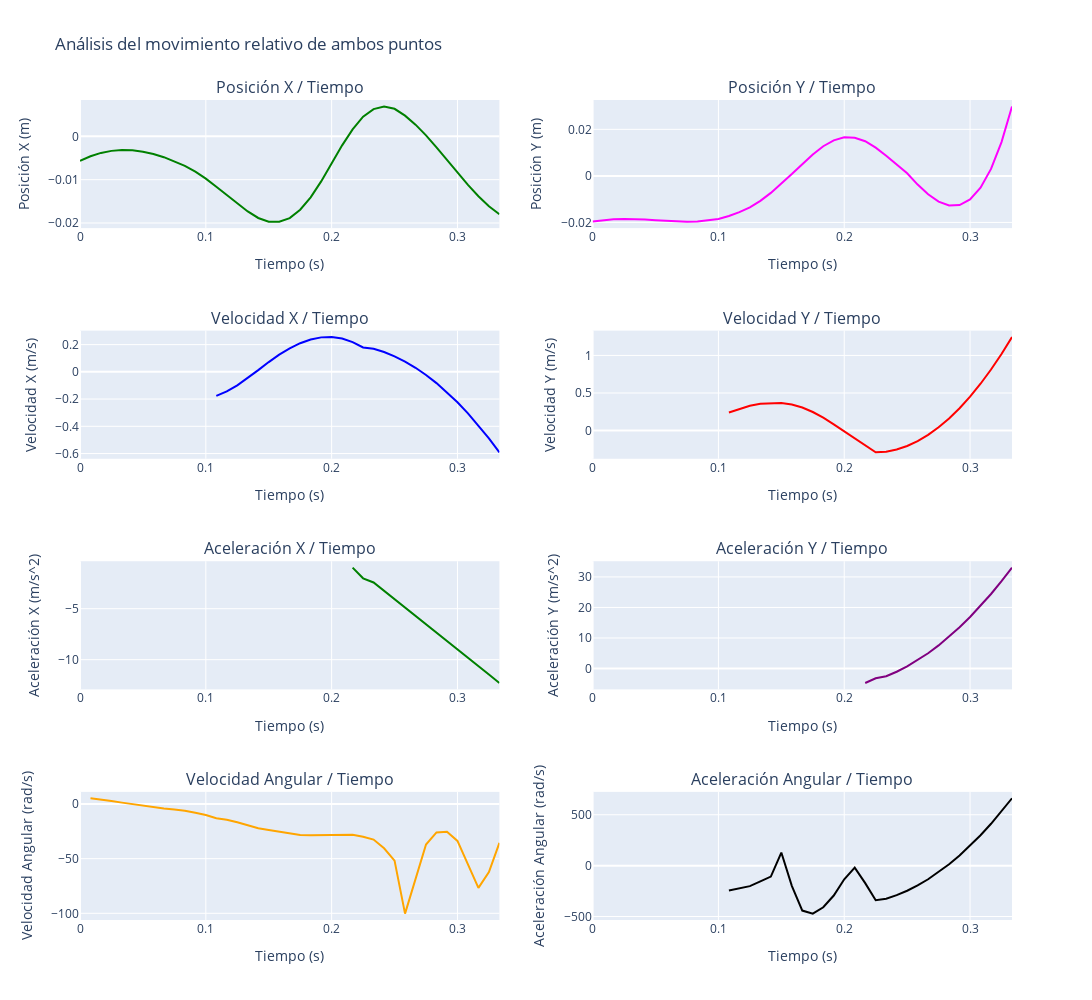

Notebook code for this chart:
### Code cell
# Elegir dataframe a graficar
dfG = dfRelativoBordeCentro
dfG_speed = dfRelativoBordeCentro_speed
dfG_acceleration = dfRelativoBordeCentro_acceleration

# Crear figura y ejes
# 3 filas, 2 columnas
fig = make_subplots(rows=4, cols=2, subplot_titles=("Posición X / Tiempo", "Posición Y / Tiempo",
                                                    "Velocidad X / Tiempo", "Velocidad Y / Tiempo",
                                                    "Aceleración X / Tiempo", "Aceleración Y / Tiempo",
                                                    "Velocidad Angular / Tiempo", "Aceleración Angular / Tiempo"))

# Grafica la posición X en funcion del tiempo
fig.update_yaxes(title_text="Posición X (m)", row=1, col=1)
fig.update_xaxes(title_text="Tiempo (s)", row=1, col=1)
fig.add_trace(go.Scatter(x=dfG['Time (sec)'], y=dfG['Relative_Position_X'], mode='lines', marker=dict(color='green')), row=1, col=1)

# Grafica la posición Y / tiempo
fig.update_yaxes(title_text="Posición Y (m)", row=1, col=2)
fig.update_xaxes(title_text="Tiempo (s)", row=1, col=2)
fig.add_trace(go.Scatter(x=dfG['Time (sec)'], y=dfG['Relative_Position_Y'], mode='lines', marker=dict(color='magenta')), row=1, col=2)

# Grafica la velocidad X / tiempo
fig.update_yaxes(title_text="Velocidad X (m/s)", row=2, col=1)
fig.update_xaxes(title_text="Tiempo (s)", row=2, col=1)
fig.add_trace(go.Scatter(x=dfG_speed['Time (sec)'], y=dfG_speed['Relative_Speed_X'], mode='lines', marker=dict(color='blue')), row=2, col=1)

# Grafica la velocidad Y / tiempo
fig.update_yaxes(title_text="Velocidad Y (m/s)", row=2, col=2)
fig.update_xaxes(title_text="Tiempo (s)", row=2, col=2)
fig.add_trace(go.Scatter(x=dfG_speed['Time (sec)'], y=dfG_speed['Relative_Speed_Y'], mode='lines', marker=dict(color='red')), row=2, col=2)

# Grafica la aceleración X / tiempo
fig.update_yaxes(title_text="Aceleración X (m/s^2)", row=3, col=1)
fig.update_xaxes(title_text="Tiempo (s)", row=3, col=1)
fig.add_trace(go.Scatter(x=dfG_acceleration['Time (sec)'], y=dfG_acceleration['Relative_Acceleration_X'], mode='lines', marker=dict(color='green')), row=3, col=1)

# Grafica la aceleración Y / tiempo
fig.update_yaxes(title_text="Aceleración Y (m/s^2)", row=3, col=2)
fig.update_xaxes(title_text="Tiempo (s)", row=3, col=2)
fig.add_trace(go.Scatter(x=dfG_acceleration['Time (sec)'], y=dfG_acceleration['Relative_Acceleration_Y'], mode='lines', marker=dict(color='purple')), row=3, col=2)

# Grafica la velocidad angular
fig.update_yaxes(title_text="Velocidad Angular (rad/s)", row=4, col=1)
fig.update_xaxes(title_text="Tiempo (s)", row=4, col=1)
fig.add_trace(go.Scatter(x=dfG['Time (sec)'], y=dfG['Relative_Angular_Velocity'], mode='lines', marker=dict(color='orange')), row=4, col=1)

#Grafica la aceleración angular
fig.update_yaxes(title_text="Aceleración Angular (rad/s)", row=4, col=2)
fig.update_xaxes(title_text="Tiempo (s)", row=4, col=2)
fig.add_trace(go.Scatter(x=dfG['Time (sec)'], y=dfG['Relative_Angular_Acceleration'], mode='lines', marker=dict(color='black')), row=4, col=2)

# Actualizar los títulos y ajustar el diseño
fig.update_layout(height=1000, width=1200, title_text="Análisis del movimiento relativo de ambos puntos", showlegend=False)

# Mostrar los gráficos
fig.show() # Si hay error acá, revisar el renderer

### Figure 1 — Plotly figure (JSON) as saved in the notebook; plotly's stock layout.template omitted (floating-point values rounded to 4 significant figures)
{"data": [{"marker": {"color": "green"}, "mode": "lines", "type": "scatter", "x": [0, 0.008333, 0.01667, 0.025, 0.03333, 0.04167, 0.05, 0.05833, 0.06667, 0.075, 0.08333, 0.09167, 0.1, 0.1083, 0.1167, 0.125, 0.1333, 0.1417, 0.15, 0.1583, 0.1667, 0.175, 0.1833, 0.1917, 0.2, 0.2083, 0.2167, 0.225, 0.2333, 0.2417, 0.25, 0.2583, 0.2667, 0.275, 0.2833, 0.2917, 0.3, 0.3083, 0.3167, 0.325, 0.3333], "xaxis": "x", "y": [-0.005671, -0.004586, -0.003818, -0.003347, -0.003156, -0.003224, -0.003534, -0.004067, -0.004804, -0.005728, -0.006818, -0.008155, -0.00975, -0.01165, -0.0135, -0.01547, -0.01733, -0.01884, -0.01969, -0.01971, -0.01887, -0.01693, -0.01409, -0.01039, -0.006282, -0.002079, 0.001612, 0.004539, 0.0063, 0.006919, 0.006366, 0.004791, 0.002703, 0.0002234, -0.002528, -0.005431, -0.008364, -0.01121, -0.01384, -0.01614, -0.01798], "yaxis": "y"}, {"marker": {"color": "magenta"}, "mode": "lines", "type": "scatter", "x": [0, 0.008333, 0.01667, 0.025, 0.03333, 0.04167, 0.05, 0.05833, 0.06667, 0.075, 0.08333, 0.09167, 0.1, 0.1083, 0.1167, 0.125, 0.1333, 0.1417, 0.15, 0.1583, 0.1667, 0.175, 0.1833, 0.1917, 0.2, 0.2083, 0.2167, 0.225, 0.2333, 0.2417, 0.25, 0.2583, 0.2667, 0.275, 0.2833, 0.2917, 0.3, 0.3083, 0.3167, 0.325, 0.3333], "xaxis": "x2", "y": [-0.01964, -0.01897, -0.0186, -0.01849, -0.01857, -0.01877, -0.01905, -0.01934, -0.01957, -0.01969, -0.01964, -0.01922, -0.01849, -0.01723, -0.01557, -0.01349, -0.01075, -0.007311, -0.003429, 0.0007744, 0.005033, 0.009195, 0.01276, 0.01529, 0.01661, 0.01639, 0.0149, 0.01215, 0.008669, 0.004781, 0.001111, -0.003739, -0.007926, -0.01106, -0.01273, -0.01256, -0.01014, -0.005084, 0.003005, 0.01452, 0.02987], "yaxis": "y2"}, {"marker": {"color": "blue"}, "mode": "lines", "type": "scatter", "x": [0, 0.008333, 0.01667, 0.025, 0.03333, 0.04167, 0.05, 0.05833, 0.06667, 0.075, 0.08333, 0.09167, 0.1, 0.1083, 0.1167, 0.125, 0.1333, 0.1417, 0.15, 0.1583, 0.1667, 0.175, 0.1833, 0.1917, 0.2, 0.2083, 0.2167, 0.225, 0.2333, 0.2417, 0.25, 0.2583, 0.2667, 0.275, 0.2833, 0.2917, 0.3, 0.3083, 0.3167, 0.325, 0.3333], "xaxis": "x3", "y": [null, null, null, null, null, null, null, null, null, null, null, null, null, -0.1761, -0.1442, -0.0995, -0.04608, 0.01248, 0.07174, 0.1258, 0.1726, 0.2102, 0.2374, 0.253, 0.2555, 0.2442, 0.2179, 0.1791, 0.1696, 0.1453, 0.1139, 0.07539, 0.02976, -0.02298, -0.08282, -0.1498, -0.2238, -0.305, -0.3932, -0.4886, -0.5911], "yaxis": "y3"}, {"marker": {"color": "red"}, "mode": "lines", "type": "scatter", "x": [0, 0.008333, 0.01667, 0.025, 0.03333, 0.04167, 0.05, 0.05833, 0.06667, 0.075, 0.08333, 0.09167, 0.1, 0.1083, 0.1167, 0.125, 0.1333, 0.1417, 0.15, 0.1583, 0.1667, 0.175, 0.1833, 0.1917, 0.2, 0.2083, 0.2167, 0.225, 0.2333, 0.2417, 0.25, 0.2583, 0.2667, 0.275, 0.2833, 0.2917, 0.3, 0.3083, 0.3167, 0.325, 0.3333], "xaxis": "x4", "y": [null, null, null, null, null, null, null, null, null, null, null, null, null, 0.2395, 0.2903, 0.3308, 0.3575, 0.3665, 0.367, 0.3465, 0.3056, 0.2461, 0.1705, 0.08222, -0.01329, -0.1117, -0.2061, -0.2911, -0.283, -0.2536, -0.2063, -0.1413, -0.05845, 0.0422, 0.1607, 0.2969, 0.451, 0.6229, 0.8125, 1.02, 1.245], "yaxis": "y4"}, {"marker": {"color": "green"}, "mode": "lines", "type": "scatter", "x": [0, 0.008333, 0.01667, 0.025, 0.03333, 0.04167, 0.05, 0.05833, 0.06667, 0.075, 0.08333, 0.09167, 0.1, 0.1083, 0.1167, 0.125, 0.1333, 0.1417, 0.15, 0.1583, 0.1667, 0.175, 0.1833, 0.1917, 0.2, 0.2083, 0.2167, 0.225, 0.2333, 0.2417, 0.25, 0.2583, 0.2667, 0.275, 0.2833, 0.2917, 0.3, 0.3083, 0.3167, 0.325, 0.3333], "xaxis": "x5", "y": [null, null, null, null, null, null, null, null, null, null, null, null, null, null, null, null, null, null, null, null, null, null, null, null, null, null, -0.9734, -2.019, -2.426, -3.239, -4.054, -4.87, -5.688, -6.507, -7.328, -8.151, -8.975, -9.8, -10.63, -11.46, -12.29], "yaxis": "y5"}, {"marker": {"color": "purple"}, "mode": "lines", "type": "scatter", "x": [0, 0.008333, 0.01667, 0.025, 0.03333, 0.04167, 0.05, 0.05833, 0.06667, 0.075, 0.08333, 0.09167, 0.1, 0.1083, 0.1167, 0.125, 0.1333, 0.1417, 0.15, 0.1583, 0.1667, 0.175, 0.1833, 0.1917, 0.2, 0.2083, 0.2167, 0.225, 0.2333, 0.2417, 0.25, 0.2583, 0.2667, 0.275, 0.2833, 0.2917, 0.3, 0.3083, 0.3167, 0.325, 0.3333], "xaxis": "x6", "y": [null, null, null, null, null, null, null, null, null, null, null, null, null, null, null, null, null, null, null, null, null, null, null, null, null, null, -4.716, -3.168, -2.528, -1.045, 0.7061, 2.727, 5.017, 7.577, 10.41, 13.5, 16.87, 20.51, 24.41, 28.59, 33.04], "yaxis": "y6"}, {"marker": {"color": "orange"}, "mode": "lines", "type": "scatter", "x": [0, 0.008333, 0.01667, 0.025, 0.03333, 0.04167, 0.05, 0.05833, 0.06667, 0.075, 0.08333, 0.09167, 0.1, 0.1083, 0.1167, 0.125, 0.1333, 0.1417, 0.15, 0.1583, 0.1667, 0.175, 0.1833, 0.1917, 0.2, 0.2083, 0.2167, 0.225, 0.2333, 0.2417, 0.25, 0.2583, 0.2667, 0.275, 0.2833, 0.2917, 0.3, 0.3083, 0.3167, 0.325, 0.3333], "xaxis": "x7", "y": [null, 5.259, 4.18, 2.801, 1.291, -0.2057, -1.602, -2.867, -4.012, -5.079, -6.129, -8.065, -10.08, -13.08, -14.39, -16.72, -19.45, -22.2, -23.72, -25.41, -26.56, -28.42, -28.57, -28.58, -28.26, -28.25, -28.08, -29.97, -32.52, -40.53, -51.82, -100.3, -69.52, -37.02, -25.95, -25.46, -33.78, -54.62, -76.77, -62.28, -35.52], "yaxis": "y7"}, {"marker": {"color": "black"}, "mode": "lines", "type": "scatter", "x": [0, 0.008333, 0.01667, 0.025, 0.03333, 0.04167, 0.05, 0.05833, 0.06667, 0.075, 0.08333, 0.09167, 0.1, 0.1083, 0.1167, 0.125, 0.1333, 0.1417, 0.15, 0.1583, 0.1667, 0.175, 0.1833, 0.1917, 0.2, 0.2083, 0.2167, 0.225, 0.2333, 0.2417, 0.25, 0.2583, 0.2667, 0.275, 0.2833, 0.2917, 0.3, 0.3083, 0.3167, 0.325, 0.3333], "xaxis": "x8", "y": [null, null, null, null, null, null, null, null, null, null, null, null, null, -244.3, -221.3, -201.3, -155.0, -107.3, 128.4, -198.5, -441.8, -471.4, -409.2, -294.0, -134.4, -19.42, -172.2, -339.5, -325.3, -290.3, -246.8, -194.7, -133.9, -64.58, 13.37, 99.92, 195.1, 298.8, 411.2, 532.2, 661.8], "yaxis": "y8"}], "layout": {"annotations": [{"font": {"size": 16}, "showarrow": false, "text": "Posición X / Tiempo", "x": 0.225, "xanchor": "center", "xref": "paper", "y": 1, "yanchor": "bottom", "yref": "paper"}, {"font": {"size": 16}, "showarrow": false, "text": "Posición Y / Tiempo", "x": 0.775, "xanchor": "center", "xref": "paper", "y": 1, "yanchor": "bottom", "yref": "paper"}, {"font": {"size": 16}, "showarrow": false, "text": "Velocidad X / Tiempo", "x": 0.225, "xanchor": "center", "xref": "paper", "y": 0.7188, "yanchor": "bottom", "yref": "paper"}, {"font": {"size": 16}, "showarrow": false, "text": "Velocidad Y / Tiempo", "x": 0.775, "xanchor": "center", "xref": "paper", "y": 0.7188, "yanchor": "bottom", "yref": "paper"}, {"font": {"size": 16}, "showarrow": false, "text": "Aceleración X / Tiempo", "x": 0.225, "xanchor": "center", "xref": "paper", "y": 0.4375, "yanchor": "bottom", "yref": "paper"}, {"font": {"size": 16}, "showarrow": false, "text": "Aceleración Y / Tiempo", "x": 0.775, "xanchor": "center", "xref": "paper", "y": 0.4375, "yanchor": "bottom", "yref": "paper"}, {"font": {"size": 16}, "showarrow": false, "text": "Velocidad Angular / Tiempo", "x": 0.225, "xanchor": "center", "xref": "paper", "y": 0.1562, "yanchor": "bottom", "yref": "paper"}, {"font": {"size": 16}, "showarrow": false, "text": "Aceleración Angular / Tiempo", "x": 0.775, "xanchor": "center", "xref": "paper", "y": 0.1562, "yanchor": "bottom", "yref": "paper"}], "height": 1000, "showlegend": false, "title": {"text": "Análisis del movimiento relativo de ambos puntos"}, "width": 1200, "xaxis": {"anchor": "y", "domain": [0, 0.45], "title": {"text": "Tiempo (s)"}}, "xaxis2": {"anchor": "y2", "domain": [0.55, 1], "title": {"text": "Tiempo (s)"}}, "xaxis3": {"anchor": "y3", "domain": [0, 0.45], "title": {"text": "Tiempo (s)"}}, "xaxis4": {"anchor": "y4", "domain": [0.55, 1], "title": {"text": "Tiempo (s)"}}, "xaxis5": {"anchor": "y5", "domain": [0, 0.45], "title": {"text": "Tiempo (s)"}}, "xaxis6": {"anchor": "y6", "domain": [0.55, 1], "title": {"text": "Tiempo (s)"}}, "xaxis7": {"anchor": "y7", "domain": [0, 0.45], "title": {"text": "Tiempo (s)"}}, "xaxis8": {"anchor": "y8", "domain": [0.55, 1], "title": {"text": "Tiempo (s)"}}, "yaxis": {"anchor": "x", "domain": [0.8438, 1], "title": {"text": "Posición X (m)"}}, "yaxis2": {"anchor": "x2", "domain": [0.8438, 1], "title": {"text": "Posición Y (m)"}}, "yaxis3": {"anchor": "x3", "domain": [0.5625, 0.7188], "title": {"text": "Velocidad X (m/s)"}}, "yaxis4": {"anchor": "x4", "domain": [0.5625, 0.7188], "title": {"text": "Velocidad Y (m/s)"}}, "yaxis5": {"anchor": "x5", "domain": [0.2812, 0.4375], "title": {"text": "Aceleración X (m/s^2)"}}, "yaxis6": {"anchor": "x6", "domain": [0.2812, 0.4375], "title": {"text": "Aceleración Y (m/s^2)"}}, "yaxis7": {"anchor": "x7", "domain": [0, 0.1562], "title": {"text": "Velocidad Angular (rad/s)"}}, "yaxis8": {"anchor": "x8", "domain": [0, 0.1562], "title": {"text": "Aceleración Angular (rad/s)"}}}}
